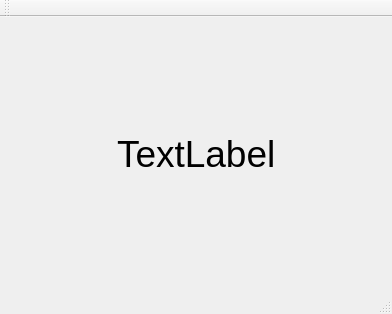
<?xml version="1.0" encoding="UTF-8"?>
<ui version="4.0">
 <class>MainWindow</class>
 <widget class="QMainWindow" name="MainWindow">
  <property name="geometry">
   <rect>
    <x>0</x>
    <y>0</y>
    <width>392</width>
    <height>314</height>
   </rect>
  </property>
  <property name="windowTitle">
   <string>MainWindow</string>
  </property>
  <widget class="QWidget" name="centralWidget">
   <layout class="QGridLayout" name="gridLayout">
    <item row="0" column="0">
     <layout class="QVBoxLayout" name="verticalLayout">
      <item>
       <spacer name="verticalSpacer_2">
        <property name="orientation">
         <enum>Qt::Vertical</enum>
        </property>
        <property name="sizeHint" stdset="0">
         <size>
          <width>20</width>
          <height>40</height>
         </size>
        </property>
       </spacer>
      </item>
      <item>
       <layout class="QHBoxLayout" name="horizontalLayout">
        <item>
         <spacer name="horizontalSpacer">
          <property name="orientation">
           <enum>Qt::Horizontal</enum>
          </property>
          <property name="sizeHint" stdset="0">
           <size>
            <width>40</width>
            <height>20</height>
           </size>
          </property>
         </spacer>
        </item>
        <item>
         <widget class="QLabel" name="label">
          <property name="text">
           <string>&lt;html&gt;&lt;head/&gt;&lt;body&gt;&lt;p&gt;&lt;span style=&quot; font-size:28pt;&quot;&gt;TextLabel&lt;/span&gt;&lt;/p&gt;&lt;/body&gt;&lt;/html&gt;</string>
          </property>
         </widget>
        </item>
        <item>
         <spacer name="horizontalSpacer_2">
          <property name="orientation">
           <enum>Qt::Horizontal</enum>
          </property>
          <property name="sizeHint" stdset="0">
           <size>
            <width>40</width>
            <height>20</height>
           </size>
          </property>
         </spacer>
        </item>
       </layout>
      </item>
      <item>
       <spacer name="verticalSpacer">
        <property name="orientation">
         <enum>Qt::Vertical</enum>
        </property>
        <property name="sizeHint" stdset="0">
         <size>
          <width>20</width>
          <height>40</height>
         </size>
        </property>
       </spacer>
      </item>
     </layout>
    </item>
   </layout>
  </widget>
  <widget class="QMenuBar" name="menuBar">
   <property name="geometry">
    <rect>
     <x>0</x>
     <y>0</y>
     <width>392</width>
     <height>32</height>
    </rect>
   </property>
  </widget>
  <widget class="QToolBar" name="mainToolBar">
   <attribute name="toolBarArea">
    <enum>TopToolBarArea</enum>
   </attribute>
   <attribute name="toolBarBreak">
    <bool>false</bool>
   </attribute>
  </widget>
  <widget class="QStatusBar" name="statusBar"/>
 </widget>
 <layoutdefault spacing="6" margin="11"/>
 <resources/>
 <connections/>
</ui>
